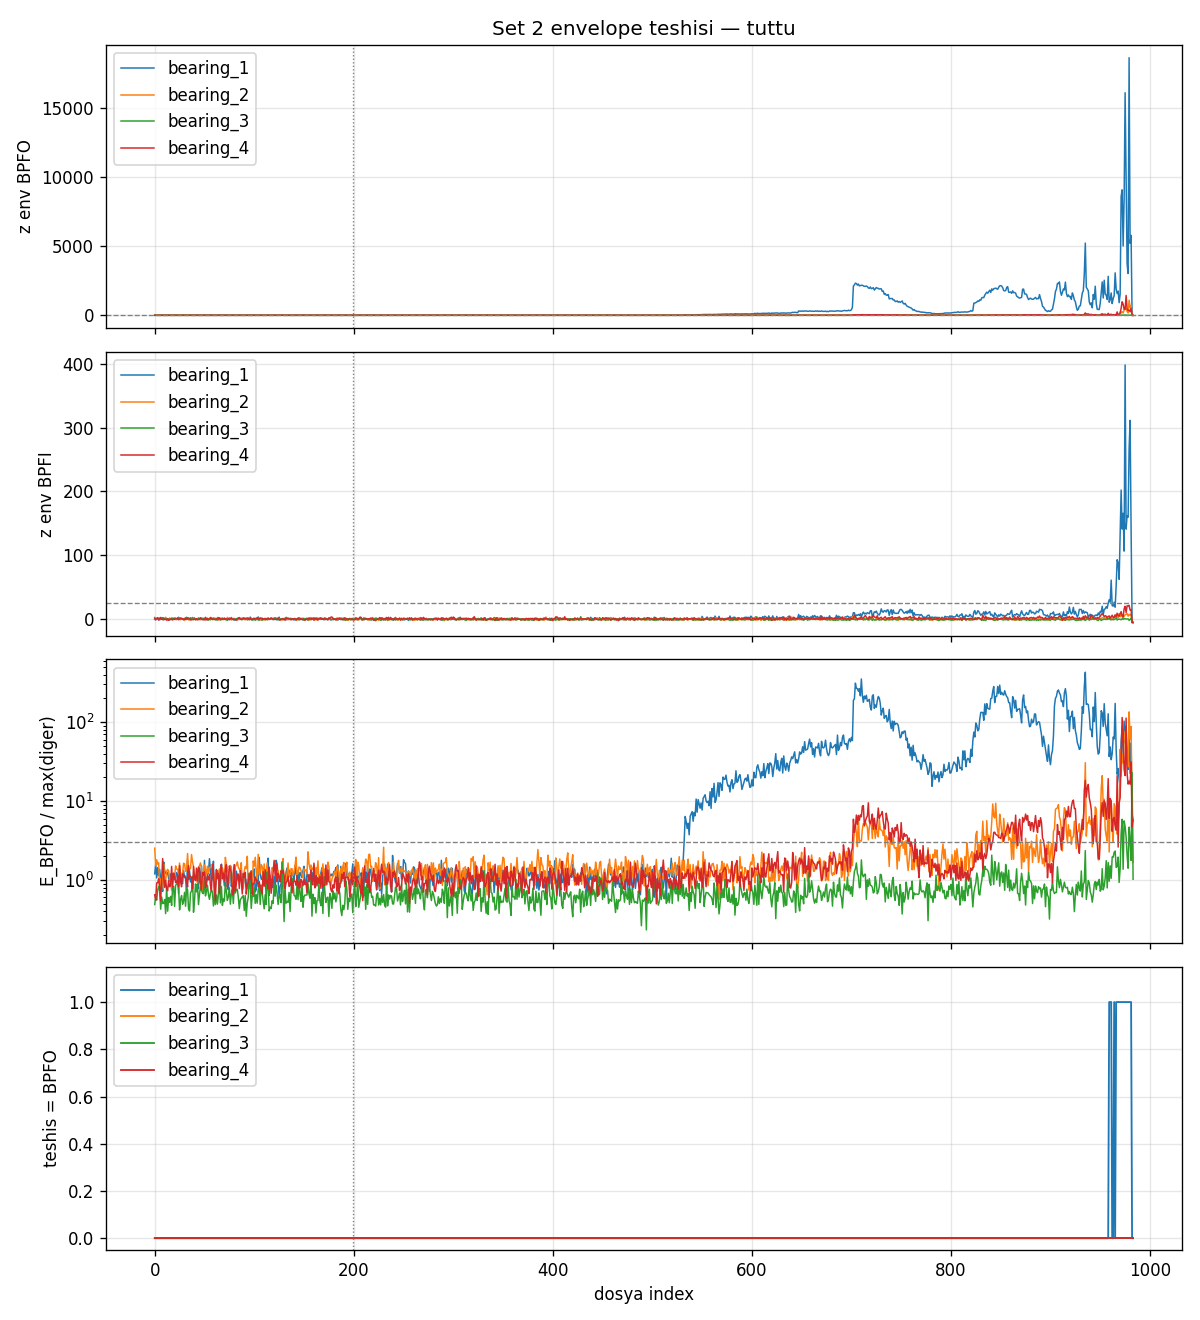

Reproduce this figure in Python.
"""IMS Set 2 envelope teshisi — offline. anomaly_events yazilmaz (ADR-0013).

Hilbert 2–10 kHz + ayni BPFO/BPFI/BSF kovalar. Beklenti: b1=BPFO; b2/3/4=belirsiz.
Esikler bu taramada aranir; ham-FFT 12/3/8 kopya sayilmaz.
"""

from __future__ import annotations

import re
import sys
from pathlib import Path

import matplotlib

matplotlib.use("Agg")
import matplotlib.pyplot as plt
import numpy as np

ROOT = Path(__file__).resolve().parents[2]
sys.path.insert(0, str(ROOT / "services" / "stream-processor" / "src"))

from stream_processor.domain.envelope import (  # noqa: E402
    ENVELOPE_ABS_Z,
    ENVELOPE_COMPANION_Z,
    ENVELOPE_DOMINANCE,
    envelope_band_energy,
)
from stream_processor.domain.fft_diagnosis import (  # noqa: E402
    BANDS,
    FftBandBaseline,
    band_z_scores,
    diagnose_fft_bands,
)

DATA_DIR = ROOT / "data" / "ims"
CACHE_PATH = ROOT / "data" / "ims_set2_envelope_bands.npz"
OUT_DIR = Path(__file__).resolve().parent
BEARINGS = ("bearing_1", "bearing_2", "bearing_3", "bearing_4")
FILE_NAME = re.compile(r"^\d{4}\.\d{2}\.\d{2}\.\d{2}\.\d{2}\.\d{2}$")
BASELINE = 200
TAIL = 50
LABELED = "bearing_1"
EXPECTED = {
    "bearing_1": "bpfo",
    "bearing_2": "uncertain",
    "bearing_3": "uncertain",
    "bearing_4": "uncertain",
}
NASA = {
    "bearing_1": "dis bilezik",
    "bearing_2": "saglikli",
    "bearing_3": "saglikli",
    "bearing_4": "saglikli",
}


def _files() -> list[Path]:
    return sorted(
        path for path in DATA_DIR.iterdir() if path.is_file() and FILE_NAME.match(path.name)
    )


def load_bands() -> dict[str, dict[str, np.ndarray]]:
    if CACHE_PATH.is_file():
        payload = np.load(CACHE_PATH)
        return {
            band: {bearing: payload[f"{band}_{bearing}"] for bearing in BEARINGS} for band in BANDS
        }
    files = _files()
    n_files = len(files)
    store = {band: {bearing: np.zeros(n_files) for bearing in BEARINGS} for band in BANDS}
    for index, path in enumerate(files):
        samples = np.loadtxt(path, dtype=np.float64)
        if samples.ndim == 1:
            samples = samples.reshape(-1, 1)
        for column, bearing in enumerate(BEARINGS):
            energy = envelope_band_energy(samples[:, column].tolist())
            for band in BANDS:
                store[band][bearing][index] = energy[band]
    np.savez(
        CACHE_PATH,
        **{f"{band}_{bearing}": store[band][bearing] for band in BANDS for bearing in BEARINGS},
    )
    return store


def _baseline(store: dict[str, dict[str, np.ndarray]], bearing: str) -> FftBandBaseline:
    return FftBandBaseline(
        mean={band: float(np.mean(store[band][bearing][:BASELINE])) for band in BANDS},
        std={band: float(np.std(store[band][bearing][:BASELINE])) for band in BANDS},
    )


def diagnose_series(
    store: dict[str, dict[str, np.ndarray]],
    bearing: str,
    *,
    abs_z: float,
    dominance: float,
    companion_z: float,
) -> tuple[list[str], FftBandBaseline]:
    baseline = _baseline(store, bearing)
    n_files = len(store["bpfo"][bearing])
    labels: list[str] = []
    for index in range(n_files):
        if index < BASELINE:
            labels.append("warming_up")
            continue
        energy = {band: float(store[band][bearing][index]) for band in BANDS}
        labels.append(
            diagnose_fft_bands(
                energy,
                baseline,
                abs_z=abs_z,
                dominance=dominance,
                companion_z=companion_z,
            )
        )
    return labels, baseline


def first_fault(labels: list[str]) -> tuple[str, int | None]:
    for index, label in enumerate(labels):
        if label in BANDS:
            return label, index
    return "uncertain", None


def protocol_score(
    store: dict[str, dict[str, np.ndarray]],
    *,
    abs_z: float,
    dominance: float,
    companion_z: float,
) -> tuple[bool, int, int, dict[str, str]]:
    unlabeled_hits = 0
    b1_hits = 0
    diagnoses: dict[str, str] = {}
    labeled_ok = True
    unlabeled_ok = True
    for bearing in BEARINGS:
        labels, _ = diagnose_series(
            store, bearing, abs_z=abs_z, dominance=dominance, companion_z=companion_z
        )
        fault, _ = first_fault(labels)
        diagnoses[bearing] = fault
        n_fault = sum(1 for label in labels if label in BANDS)
        if bearing == LABELED:
            b1_hits = labels.count("bpfo")
            if fault != "bpfo":
                labeled_ok = False
        else:
            unlabeled_hits += n_fault
            if fault != "uncertain":
                unlabeled_ok = False
    return labeled_ok and unlabeled_ok, b1_hits, unlabeled_hits, diagnoses


def _energy_only_bpfo(energy: dict[str, float], baseline: FftBandBaseline, abs_z: float) -> bool:
    z_scores = band_z_scores(energy, baseline)
    if z_scores["bpfo"] < abs_z:
        return False
    others = max(float(energy[name]) for name in BANDS if name != "bpfo")
    return float(energy["bpfo"]) >= ENVELOPE_DOMINANCE * max(others, 1e-12)


def write_outputs(store: dict[str, dict[str, np.ndarray]]) -> None:
    n_files = len(store["bpfo"][LABELED])
    abs_z, dominance, companion_z = ENVELOPE_ABS_Z, ENVELOPE_DOMINANCE, ENVELOPE_COMPANION_Z
    frozen_ok, _, _, _ = protocol_score(
        store, abs_z=abs_z, dominance=dominance, companion_z=companion_z
    )

    rows: list[dict[str, object]] = []
    series_labels: dict[str, list[str]] = {}
    for bearing in BEARINGS:
        labels, baseline = diagnose_series(
            store, bearing, abs_z=abs_z, dominance=dominance, companion_z=companion_z
        )
        series_labels[bearing] = labels
        fault, first_at = first_fault(labels)
        counts = {name: labels.count(name) for name in (*BANDS, "uncertain", "warming_up")}
        late_e = {band: float(np.mean(store[band][bearing][-TAIL:])) for band in BANDS}
        others = max(late_e[name] for name in BANDS if name != "bpfo")
        energy_dom = late_e["bpfo"] / others if others > 0 else float("inf")
        z_late = {
            band: (late_e[band] - baseline.mean[band]) / max(baseline.std[band], 1e-12)
            for band in BANDS
        }
        n_energy = 0
        for index in range(BASELINE, n_files):
            energy = {band: float(store[band][bearing][index]) for band in BANDS}
            if _energy_only_bpfo(energy, baseline, abs_z):
                n_energy += 1
        rows.append(
            {
                "bearing": bearing,
                "diagnosis": fault,
                "first_at": first_at,
                "n_bpfo": counts["bpfo"],
                "n_uncertain": counts["uncertain"],
                "n_energy_only": n_energy,
                "late": late_e,
                "z_late": z_late,
                "energy_dom": energy_dom,
                "ok": fault == EXPECTED[bearing],
            }
        )

    lines = [
        "# IMS Set 2 envelope teshisi (offline)",
        "",
        "> Ham-rFFT kapandi (ADR-0011/0012). Bu karne Hilbert envelope.",
        "> Canli `fault_type` yok. Tutmazsa yine yazilmaz (ADR-0013).",
        "",
        f"Esikler (Set 2 kilit, `envelope.py`): abs_z={abs_z:g},",
        f"dominance={dominance:g}, companion_z={companion_z:g}.",
        "Grafik: `ims_set2_envelope_diagnosis.png`.",
        "",
        f"Dosya sayisi: **{n_files}**. Baseline ilk {BASELINE}, gec son {TAIL}.",
        "Band-pass 2–10 kHz, sonra envelope spektrumu.",
        "",
        f"## Birincil — {'4/4 tuttu' if frozen_ok else '4/4 TUTMADI'}",
        "",
        "| Rulman | NASA | teshis | ilk | #BPFO | #enerji-only | #belirsiz | ok |",
        "|---|---|---|---:|---:|---:|---:|---|",
    ]
    for row in rows:
        first = "—" if row["first_at"] is None else str(row["first_at"])
        mark = "ok" if row["ok"] else "FAIL"
        lines.append(
            f"| {row['bearing']} | {NASA[str(row['bearing'])]} | {row['diagnosis']} "
            f"| {first} | {row['n_bpfo']} | {row['n_energy_only']} "
            f"| {row['n_uncertain']} | {mark} |"
        )
    lines.extend(
        [
            "",
            "## Gec pencere (son 50) envelope enerjisi",
            "",
            "| Rulman | E_BPFO | E_BPFI | E_BSF | enerji baskin | "
            "z_BPFO | z_BPFI | z_BSF |",
            "|---|---:|---:|---:|---:|---:|---:|---:|",
        ]
    )
    for row in rows:
        late = row["late"]
        z_late = row["z_late"]
        assert isinstance(late, dict)
        assert isinstance(z_late, dict)
        lines.append(
            f"| {row['bearing']} | {late['bpfo']:.4g} | {late['bpfi']:.4g} | "
            f"{late['bsf']:.4g} | {row['energy_dom']:.1f}x | {z_late['bpfo']:.1f} | "
            f"{z_late['bpfi']:.1f} | {z_late['bsf']:.1f} |"
        )

    lines.extend(
        [
            "",
            "## Esik taramasi (bu set, retune notu)",
            "",
            "### companion_z (abs_z=12, D=3)",
            "",
            "| companion_z | 4/4 | b1 | b2 | b3 | b4 | b1 #BPFO | etiketsiz # |",
            "|---:|---|---|---|---|---|---:|---:|",
        ]
    )
    for companion in (8.0, 15.0, 20.0, 21.0, 25.0, 30.0, 40.0, 80.0):
        ok, b1_hits, unlabeled, diagnoses = protocol_score(
            store, abs_z=12.0, dominance=3.0, companion_z=companion
        )
        cells = " | ".join(diagnoses[bearing] for bearing in BEARINGS)
        lines.append(
            f"| {companion:g} | {'ok' if ok else 'FAIL'} | {cells} "
            f"| {b1_hits} | {unlabeled} |"
        )
    lines.extend(
        [
            "",
            "b4 max companion z ~21; C=25 ilk 4/4. C=8 (ham-FFT kopyasi) b2/b4",
            "false BPFO. abs_z bu sette 4/4 tasiyicisi degil (C=8 iken hicbiri).",
            "",
            "### abs_z (D=3, C=25)",
            "",
            "| abs_z | 4/4 | b1 | b2 | b3 | b4 | b1 #BPFO | etiketsiz # |",
            "|---:|---|---|---|---|---|---:|---:|",
        ]
    )
    for abs_z_grid in (0.0, 5.0, 8.0, 12.0, 20.0, 50.0):
        ok, b1_hits, unlabeled, diagnoses = protocol_score(
            store, abs_z=abs_z_grid, dominance=3.0, companion_z=25.0
        )
        cells = " | ".join(diagnoses[bearing] for bearing in BEARINGS)
        lines.append(
            f"| {abs_z_grid:g} | {'ok' if ok else 'FAIL'} | {cells} "
            f"| {b1_hits} | {unlabeled} |"
        )
    lines.extend(
        [
            "",
            "Ham-FFT otopsi durur. Envelope canliya ancak Set 1 hold-out da",
            "4/4 tutarsa yazilir (`ims_set1_envelope_diagnosis.md`).",
            "",
        ]
    )
    (OUT_DIR / "ims_set2_envelope_diagnosis.md").write_text("\n".join(lines), encoding="utf-8")

    index = np.arange(n_files)
    figure, axes = plt.subplots(4, 1, figsize=(10, 11), sharex=True)
    for bearing in BEARINGS:
        bpfo = store["bpfo"][bearing]
        bpfi = store["bpfi"][bearing]
        bsf = store["bsf"][bearing]
        mean_fo = float(np.mean(bpfo[:BASELINE]))
        std_fo = float(max(np.std(bpfo[:BASELINE]), 1e-12))
        mean_fi = float(np.mean(bpfi[:BASELINE]))
        std_fi = float(max(np.std(bpfi[:BASELINE]), 1e-12))
        axes[0].plot(index, (bpfo - mean_fo) / std_fo, label=bearing, linewidth=0.9)
        axes[1].plot(index, (bpfi - mean_fi) / std_fi, label=bearing, linewidth=0.9)
        dom = bpfo / np.maximum(np.maximum(bpfi, bsf), 1e-12)
        axes[2].plot(index, dom, label=bearing, linewidth=0.9)
        codes = np.array([1.0 if label == "bpfo" else 0.0 for label in series_labels[bearing]])
        axes[3].plot(index, codes, label=bearing, linewidth=1.1)
    for axis in axes:
        axis.axvline(BASELINE - 0.5, color="gray", linestyle=":", linewidth=0.8)
        axis.grid(True, alpha=0.3)
        axis.legend(loc="upper left")
    axes[0].axhline(abs_z, color="gray", linestyle="--", linewidth=0.8)
    axes[0].set_ylabel("z env BPFO")
    title = "tuttu" if frozen_ok else "TUTMADI"
    axes[0].set_title(f"Set 2 envelope teshisi — {title}")
    axes[1].axhline(companion_z, color="gray", linestyle="--", linewidth=0.8)
    axes[1].set_ylabel("z env BPFI")
    axes[2].axhline(dominance, color="gray", linestyle="--", linewidth=0.8)
    axes[2].set_ylabel("E_BPFO / max(diger)")
    axes[2].set_yscale("log")
    axes[3].set_ylabel("teshis = BPFO")
    axes[3].set_xlabel("dosya index")
    axes[3].set_ylim(-0.05, 1.15)
    figure.tight_layout()
    figure.savefig(OUT_DIR / "ims_set2_envelope_diagnosis.png", dpi=120)
    plt.close(figure)
    if not frozen_ok:
        print("Set 2 envelope 4/4 TUTMADI (karne yazildi)")


def main() -> None:
    if not DATA_DIR.is_dir():
        raise SystemExit(f"IMS klasoru yok: {DATA_DIR}")
    write_outputs(load_bands())


if __name__ == "__main__":
    main()
